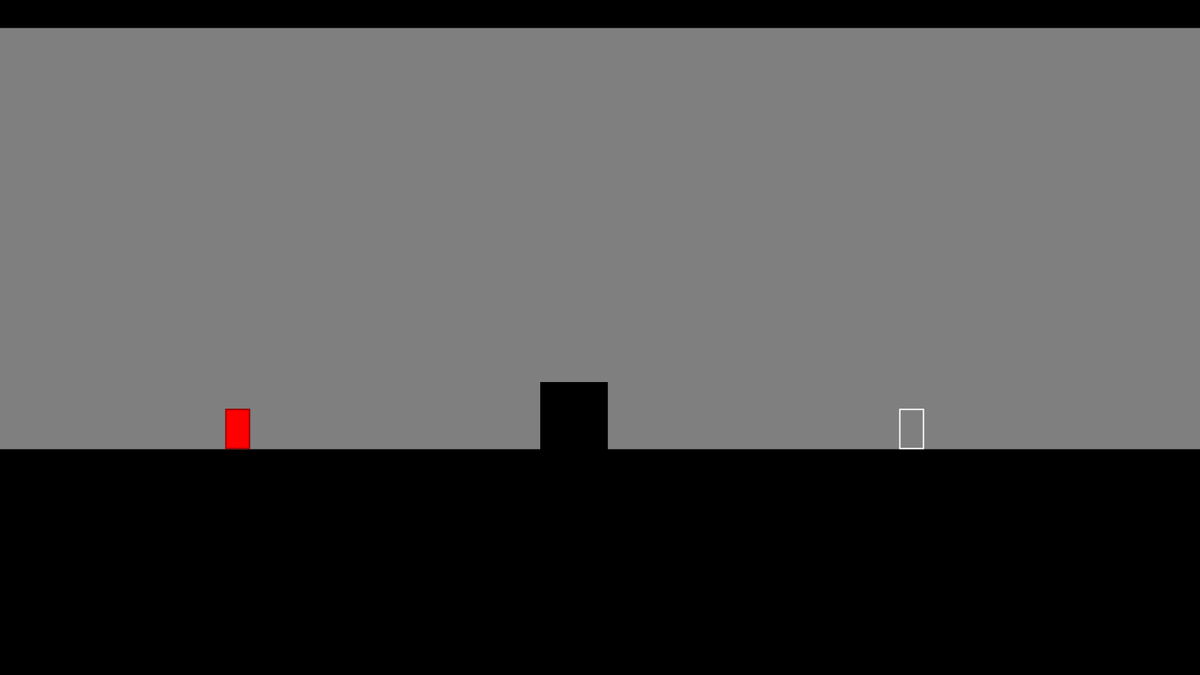
Frame 1 (no input)
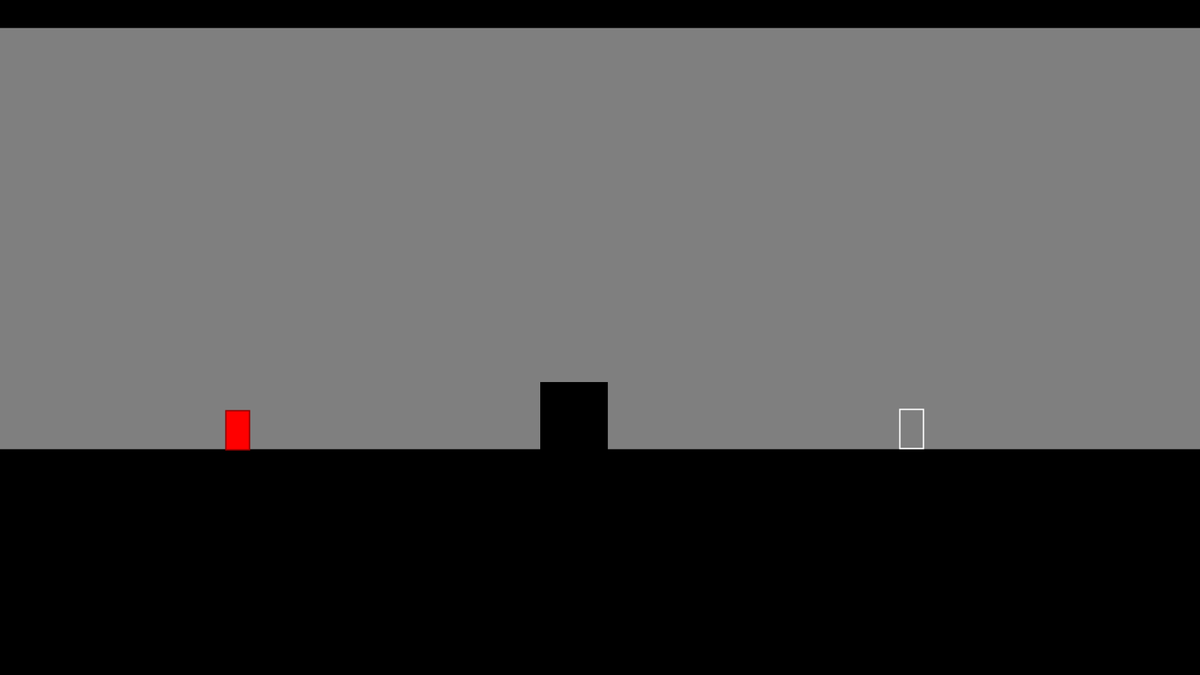
Frame 60 (the mouse pressed at the canvas centre just before this capture)
Frame 120 (the mouse held since frame 60 and released just before this capture): identical to frame 60, image omitted

The Processing sketch that drew these frames (run headless with seeded random() and noise(); from frame 60 on, the mouse is pressed at the canvas centre):

// Processing sketch: Lab7_4
// ── Lab7_4.pde
Level l;
Goal g;
Player p;
Obstacle o;
void setup() {
  size(1777,1000);
  smooth();
  l = new Level(); 
  g = new Goal();
  p = new Player();
  o = new Obstacle();
  
}

void draw() {
  
  
 
  background(127);

 
  l.display();
  g.display();
  g.collision(p);
  p.update(l);
  p.display(g);
  o.display();
  o.checkCollision(p);
  
  
  
  
  
}
void keyPressed()
{
 
 
  if(key == CODED)
  {
      //Code to to move player left or right when its inside the boundaries
      if (keyCode == RIGHT && p.location.x < 1777 - p.m_width )
     {
       p.moveRight();
     }
      if (keyCode == LEFT && p.location.x > 0)
     {
       p.moveLeft();
       
     }
     
      if (keyCode == UP )
     {
       p.jump();
     }
     
  }
}
// ── Goal.pde
class Goal{
  
  PVector location;
  PVector location2;
  Float m_width;
  Float m_height;
  Boolean collision = false;
  
  Goal() {
    
    m_width = 35f;
    m_height = 58f;
    location = new PVector(1332,664- m_height);
    //Vector for bottom left corner of the goal for rectangle collision detection
    location2 = new PVector (location.x + m_width, location.y + m_height);
    
  }
  
   void collision (Player p)
   {
     
     
    if(location.x <= p.location.x + p.m_width && location.x + m_width >= p.location.x &&
        location.y <= p.location.y + p.m_height & location.y + m_height >= p.location.y )
      {
      
        collision = true;
        print("Colision");
     print("\n");
      
      }
      else
      {
        collision = false;
      }
         
   
   }
   void display()
   {

    stroke(255);
    strokeWeight(2);
    //Fill with same colour as background so it appears see through
    fill(127);
    rect(location.x,location.y,m_width,m_height);

  }
  
 

}
// ── Level.pde
class Level{
  
  PVector groundLocation;
  Float m_groundHeight;
  PVector ceilLocation;
  Float m_ceilHeight;
  Float m_levelWidth;
  
  Level() {
    //Draw the ground 2/3s down the screen (rule of thirds)
    groundLocation = new PVector(0,666);
    m_groundHeight = 334f;
    ceilLocation = new PVector(0, 0);
    m_ceilHeight = 40f;

    m_levelWidth = 1777f;
   
  }
   void collision(Player p)
   {
     if(p.location.y + p.m_height < groundLocation.y)
     {
       
       p.jump = true;
      
       
      }
      
   p.gravityActive = false;
       p.velocity.y = 0;
       p.location.y = groundLocation.y - p.m_height;
   
   
   
   
   }
   
   void display() {
    stroke(0);
    strokeWeight(2);
    fill(0);
    
    rect(ceilLocation.x,ceilLocation.y,m_levelWidth,m_ceilHeight);
    
    rect(groundLocation.x,groundLocation.y,m_levelWidth,m_groundHeight);
   
    
  }
  
 

}
// ── Obstacle.pde
class Obstacle{
  
  PVector location;
  PVector location2;
  Float m_width;
  Float m_height;
  Boolean ob, case2;
  
  Obstacle() {
    //Draw the ground 2/3s down the screen (rule of thirds)
    location = new PVector(800,566);
    location2 = new PVector(800,566);
    m_height = 100f;
    m_width = 100f;
  }
  void checkCollision (Player p)
   {
     
     //Case1
    // if(location.x < p.location.x + p.m_width && p.location.y + p.m_height > location.y)
    // {
      // p.velocity.y = 0;
       //p.gravityActive = false;
       //p.jump = true;
       //p.location.y = location.y - p.m_height;
       
     // }
     // else
      //{
         // p.gravityActive = false;
      
     // }
      
      
      if(p.location.y + p.m_height < location.y && p.location.x + p.m_width >location.x)
     {
       
       
       p.objectCollide = false;
       p.jump = false;
       p.gravityActive = true;
      }
      else if (p.location.y + p.m_height >= location.y && p.location.x + p.m_width >location.x && p.location.x< location.x + m_width)
      {
        p.objectCollide = true;
        p.gravityActive = false;
        p.velocity.y = 0;
        p.location.y = location.y - p.m_height;
        p.jump = true;
      }
       else
       {
         p.objectCollide = false;
         p.gravityActive = true;
       
        }
      
       if(p.location.x + p.m_width >= location.x  && p.location.x + p.m_width < location.x + 5 && p.location.y + p.m_height > location.y)
       {
         p.velocity.x = 0;
         p.location.x = location.x - p.m_width;
       
       }
       else if (p.location.x <= location.x + m_width && p.location.x + p.m_width > location.x + m_width + 5 && p.location.y + p.m_height > location.y)
        {
          
         p.velocity.x = 0;
         p.location.x = location.x + m_width;
      
      
      
        }
      
      //Case2
     // if(p.location.y+ p.m_height >= location.y)
     // {
        
      //  case2 = true;
      
     // }
     // else
     // {
     // /  case2 = false;
      
     // }
       
     
   }
   
   void display() {
    stroke(0);
    strokeWeight(0);
   
    fill(0);
    
    rect(location.x,location.y,m_width,m_height);
   
    
  }
  
 

}
// ── Player.pde
class Player {

  PVector gravity;
  PVector acceleration;
  PVector initialVelocity;
  
  
  PVector location;
  PVector location2;
  PVector velocity;
  float m_width;
  float m_height;
  float mass = 1;
  boolean gravityActive = false;
  boolean jump = true;
  boolean objectCollide = false;
  
  Player() {
    
    m_width = 35f;
    m_height = 58f;
    location = new PVector(334,664- m_height);
    //to get the position of the rectangles bottom left corner for recatngle collision detection
    location2 = new PVector (location.x + m_width, location.y + m_height);
    velocity = new PVector(0,0);
    
    //pixelsToMeters = 20;
    gravity = new PVector(0.0f, 0.8);
    acceleration =new PVector(0.0f, 0.0f);
    initialVelocity =new PVector (0.0f, -20.0f);
    
  }
  void applyForce(PVector force) {
    PVector f = PVector.div(force,mass);
    acceleration.add(f);
  }
  void update(Level l)
  {
    
    location2.y = location.y + m_height + 2;
    velocity.add(acceleration);
    location.add(velocity);
    
   
    
  
     if(location.y + m_height < l.groundLocation.y)
     {
       if(objectCollide == false)
       {
          p.jump = false;
          gravityActive = true;
       
       }

      }
      else
      {
        gravityActive = false;
        velocity.y = 0;
        location.y = l.groundLocation.y - m_height;
        
      }
 //  p.gravityActive = false;
      // p.velocity.y = 0;
      // p.location.y = groundLocation.y - p.m_height;
   
  
    if(objectCollide == false && gravityActive == true )
     {
          velocity.add(gravity);
         
     }
    
    
  }
  void jump()
  {
    
    if(velocity.y == 0)
    {
    
        velocity.add(initialVelocity);
    
    }
      
   
    
    
    
  }
  
  
  
  
  //The stroke colour is darker than the fill to give it a 3D feel
  void display(Goal g) {
   
    strokeWeight(2);
    fill(255,0,0);
    
    if(g.collision == false)
    {
      stroke(150,0,0);
      fill(255,0,0);
    }
    else
    {
      stroke(150);
      fill(255);
    }
    
    rect(location.x,location.y,m_width,m_height);
  }
   
  void moveRight()
  {
  
    velocity.add(10,0);
    location.x = p.location.x + p.velocity.x;
    location2.x = p.location.x + p.velocity.x;
    velocity.x = 0;

  }
  
  void moveLeft()
  {
    velocity.add(-10,0);
    location.x = p.location.x  + p.velocity.x;
    location2.x = p.location.x  + p.velocity.x;
    velocity.x = 0;
  }

}
